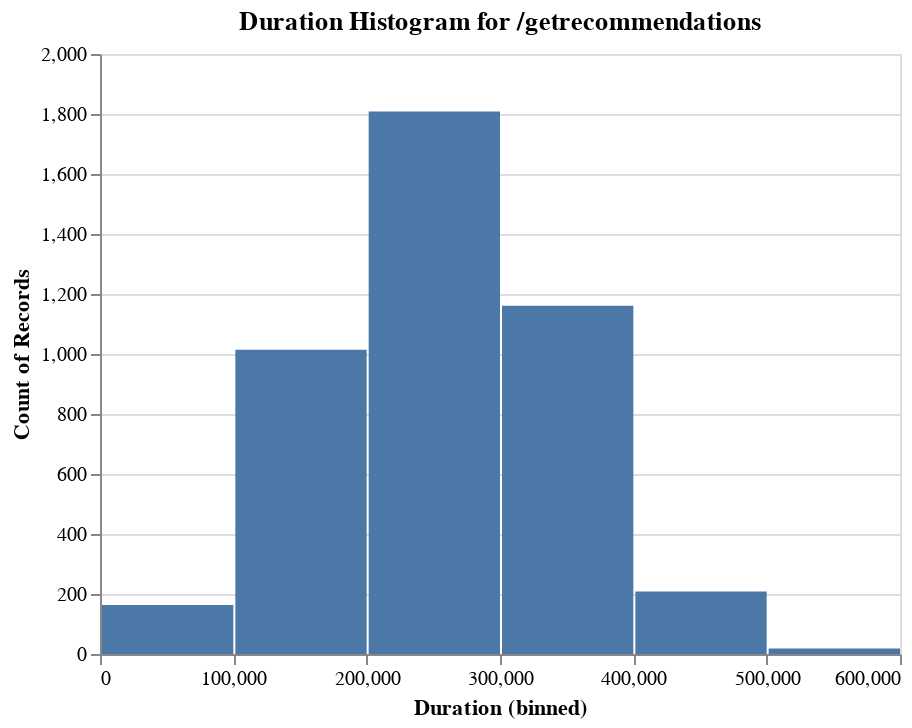

The notebook cell this image was saved under:
### Code cell
histogram("/getrecommendations")

### Figure 1 — Vega-Lite specification as saved in the notebook (floating-point values rounded to 4 significant figures; data arrays with more than 128 entries replaced by an {"elided": "..."} marker saying what was removed)
{"config": {"view": {"continuousWidth": 400, "continuousHeight": 300}}, "data": {"name": "data-f2eac9fbcbb509b9bb934baf52362bd3"}, "mark": "bar", "encoding": {"x": {"type": "quantitative", "bin": true, "field": "Duration"}, "y": {"type": "quantitative", "aggregate": "count"}}, "title": "Duration Histogram for /getrecommendations", "$schema": "https://vega.github.io/schema/vega-lite/v4.8.1.json", "datasets": {"data-f2eac9fbcbb509b9bb934baf52362bd3": {"elided": "4372 records"}}}
